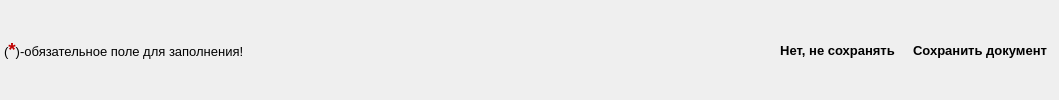
    <widget class="QWidget" name="widget" native="true">
     <property name="sizePolicy">
      <sizepolicy hsizetype="Preferred" vsizetype="Fixed">
       <horstretch>0</horstretch>
       <verstretch>0</verstretch>
      </sizepolicy>
     </property>
     <property name="styleSheet">
      <string notr="true">QWidget#widget
{
	border-top: 1px solid gray;
}</string>
     </property>
     <layout class="QGridLayout" name="gridLayout_3">
      <property name="leftMargin">
       <number>4</number>
      </property>
      <property name="topMargin">
       <number>4</number>
      </property>
      <property name="rightMargin">
       <number>4</number>
      </property>
      <property name="bottomMargin">
       <number>4</number>
      </property>
      <property name="spacing">
       <number>2</number>
      </property>
      <item row="0" column="1">
       <spacer name="horizontalSpacer_2">
        <property name="orientation">
         <enum>Qt::Horizontal</enum>
        </property>
        <property name="sizeHint" stdset="0">
         <size>
          <width>526</width>
          <height>24</height>
         </size>
        </property>
       </spacer>
      </item>
      <item row="0" column="3">
       <widget class="QToolButton" name="tBt_SaveDocument">
        <property name="font">
         <font>
          <pointsize>10</pointsize>
          <weight>75</weight>
          <bold>true</bold>
         </font>
        </property>
        <property name="styleSheet">
         <string notr="true"/>
        </property>
        <property name="text">
         <string>Сохранить документ</string>
        </property>
        <property name="autoRaise">
         <bool>true</bool>
        </property>
       </widget>
      </item>
      <item row="0" column="0">
       <widget class="QLabel" name="label_10">
        <property name="text">
         <string>&lt;!DOCTYPE HTML PUBLIC &quot;-//W3C//DTD HTML 4.0//EN&quot; &quot;http://www.w3.org/TR/REC-html40/strict.dtd&quot;&gt;
&lt;html&gt;&lt;head&gt;&lt;meta name=&quot;qrichtext&quot; content=&quot;1&quot; /&gt;&lt;style type=&quot;text/css&quot;&gt;
p, li { white-space: pre-wrap; }
&lt;/style&gt;&lt;/head&gt;&lt;body style=&quot; font-family:'Droid Sans'; font-size:10pt; font-weight:400; font-style:normal;&quot;&gt;
&lt;p style=&quot; margin-top:0px; margin-bottom:0px; margin-left:0px; margin-right:0px; -qt-block-indent:0; text-indent:0px;&quot;&gt;&lt;span style=&quot; color:#000000;&quot;&gt;(&lt;/span&gt;&lt;span style=&quot; font-size:14pt; font-weight:600; color:#c00000;&quot;&gt;*&lt;/span&gt;&lt;span style=&quot; color:#000000;&quot;&gt;)&lt;/span&gt;&lt;span style=&quot; color:#000000;&quot;&gt;-обязательное поле для заполнения!&lt;/span&gt;&lt;/p&gt;&lt;/body&gt;&lt;/html&gt;</string>
        </property>
       </widget>
      </item>
      <item row="0" column="2">
       <widget class="QToolButton" name="tBt_RejectDocument">
        <property name="font">
         <font>
          <pointsize>10</pointsize>
          <weight>75</weight>
          <bold>true</bold>
         </font>
        </property>
        <property name="text">
         <string>Нет, не сохранять</string>
        </property>
        <property name="autoRaise">
         <bool>true</bool>
        </property>
       </widget>
      </item>
     </layout>
    </widget>
